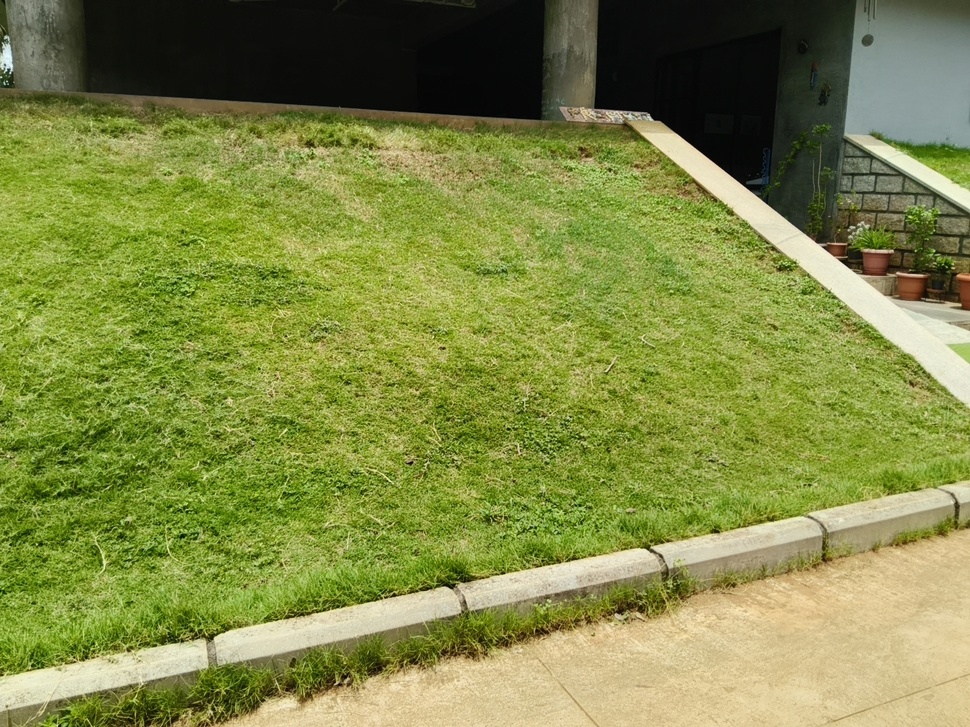
#> input picture Photos/IMG20260728122104.jpg, 970 x 727 px, shrunk from 1440 x 1080 before the run
$ python -i terrain.py   (imports and definitions only)   (older library calls are emulated)
#> lines starting #> are read from the running program, lines starting #| are printed output that depends on the picture; after the words box and inside, x2 and y2 are one past the last pixel; in counts of white or black regions, pixels touching at a corner belong together
"""
terrain.py -- terrain classification and steering decisions for the demo course.

WHY THIS REPLACES THE OLD "green = bad, brown = good" MODEL
===========================================================
The old model in autonomous_car.py used two HSV boxes: GRASS (hue 35-90) and
GROUND (hue 5-30). Measured against the actual course photos, that model fails
in three ways that matter (numbers are % of ROI pixels, measured on the site
photos in Photos/):

  surface            old:%green  old:%ground   what goes wrong
  -----------------  ----------  -----------   ----------------------------
  GRASS lawn             20.9%        52.5%    the dry/yellow-green lawn reads
                                               as DRIVABLE -> car drives onto
                                               the very lawn we must avoid
  CEMENT                  0.0%        96.6%    cement is indistinguishable
                                               from mud -> can't tell surfaces
                                               apart for sequencing
  MUD (wet)               2.1%        46.9%    wet mud falls OUT of the ground
                                               band -> car refuses to drive on
                                               a perfectly good surface

Root cause: hue alone cannot separate these. Dry grass hue (~28) sits inside
the "ground" hue band (5-30), and cement hue (~16) sits on top of mud (~17).

THE FIX -- two axes instead of one:

  1. VEGETATION is detected with the Excess-Green index (ExG), not hue:
         ExG = (2G - R - B) / (R + G + B)
     This is a standard vegetation index. It keys on green being *relatively*
     stronger than red+blue, so it survives dry/yellowed grass, shade and
     overcast light, where a fixed hue window does not.
         grass lawn : 20.9% (old)  ->  81.8% (ExG)   <-- the critical fix
         grass hill : 77.6% (old)  ->  99.8% (ExG)

  2. HARD SURFACE vs MUD is separated by SATURATION, which is what actually
     differs between them:
         cement  S ~ 39  (p10-p90: 25-56)   -> low saturation, washed out grey
         mud     S ~ 88  (p10-p90: 65-128)  -> high saturation, red-brown
     Both are drivable, but telling them apart is what lets the mission
     sequencer know which zone of the course it is in.

Resulting three classes (measured on site photos):

  class            %VEG   %HARD   %MUD    interpretation
  --------------   -----  -----   -----   ---------------------------------
  MUD court dry     0.4%   4.0%   95.6%   drivable, "mud" zone
  MUD trail         1.8%  56.3%   41.9%   drivable
  MUD wet           8.2%  82.8%    9.0%   drivable (wet mud reads low-sat)
  MUD + patchy grass 31.7% 35.9%  32.3%   DRIVABLE - see note below
  GRASS lawn       81.8%   6.0%   12.2%   KEEP OUT
  GRASS hill       99.8%   0.1%    0.1%   KEEP OUT
  CEMENT            0.0%  94.2%    5.8%   drivable, "cement" zone
  GRAVEL            7.2%  87.0%    5.9%   drivable, "gravel" zone
  LEAF LITTER      13.9%  52.8%   33.3%   drivable but hides obstacles

THE MOST IMPORTANT CONSEQUENCE: the mud course is *not* grass-free. It has
grass tufts growing all over it (31.7% vegetation). So "any green -> avoid"
would refuse to drive on the course itself. Vegetation must be treated as a
DENSITY, not a boolean: ~32% veg = drivable mud course, ~82% veg = lawn, keep
out. VEG_BLOCK_FRAC below is that threshold, and it is the single most
important tuning number in this file.
"""

import numpy as np

try:
    import cv2
except ImportError:  # allows import on machines without OpenCV for doc/tests
    cv2 = None

# ---------------------------------------------------------------------------
# TUNING -- calibrate on-site with tools/calibrate_terrain.py
# ---------------------------------------------------------------------------
EXG_VEG = 0.05      # ExG above this = vegetation. Raise if dry mud reads green.
SAT_HARD = 60       # saturation below this (and not veg) = cement/gravel
HORIZON = 0.45      # ignore the top 45% of frame (sky/buildings/far trees)

# --- TEXTURE AXIS -----------------------------------------------------------
# Colour alone CANNOT separate a smooth cement slab from grey gravel chippings:
# measured on the site photos they are only 0.14 apart in colour-mix space,
# while the zone matcher's tolerance is 0.45 -- so cement was being identified
# as gravel. Surface ROUGHNESS separates them cleanly and is independent of
# colour, so it is used as a third axis. Measured through this exact pipeline
# (exposure-normalised Laplacian std over the sub-horizon ROI, site photos):
#       cement    66      <- smooth slab
#       mud      162
#       grass    304
#       gravel   307      <- loose chippings
# cement vs gravel = 4.6x apart, which colour could not achieve.
SMOOTH_MAX = 110.0   # roughness below this = smooth hard surface (cement)
ROUGH_SCALE = 300.0  # divisor that maps raw roughness onto ~0..1 for matching

# A column is "blocked by vegetation" only above this fraction. Between the
# mud course (0.32) and the lawn (0.82); 0.55 leaves margin on both sides.
VEG_BLOCK_FRAC = 0.55
DRIVABLE_MIN = 0.35     # a column needs this much drivable surface to be usable
VEG_PENALTY = 1.5       # how hard vegetation is punished in the column score
CENTER_STICKINESS = 0.15  # prefer straight unless a side clearly beats centre

# Class ids
VEG, HARD, MUD = 0, 1, 2


def classify(bgr):
    """
    Classify every pixel of a BGR image into VEG / HARD / MUD.

    Returns (veg, hard, mud) boolean masks of the same HxW as the input.
    """
    f = bgr.astype(np.float32) / 255.0
    B, G, R = f[:, :, 0], f[:, :, 1], f[:, :, 2]
    total = B + G + R + 1e-6
    exg = (2 * G - R - B) / total                      # vegetation index

    hsv = cv2.cvtColor(bgr, cv2.COLOR_BGR2HSV)
    sat = hsv[:, :, 1].astype(np.float32)

    veg = exg > EXG_VEG
    hard = (~veg) & (sat < SAT_HARD)
    mud = (~veg) & (sat >= SAT_HARD)
    return veg, hard, mud


def roughness(bgr):
    """
    Surface roughness -- how speckled/bumpy the texture is, independent of
    colour and (because the image is normalised by its own mean) largely
    independent of exposure.

    A smooth cement slab gives a small number (~43); loose gravel or wet
    churned mud gives a large one (~200). This is the axis that tells cement
    and gravel apart when colour cannot.
    """
    g = cv2.cvtColor(bgr, cv2.COLOR_BGR2GRAY).astype(np.float32)
    g = g / (g.mean() + 1e-6) * 128.0            # normalise exposure
    return float(cv2.Laplacian(g, cv2.CV_32F, ksize=3).std())


def surface_mix(bgr, horizon=HORIZON):
    """
    What the ground in front of the car is made of.
    Used by the mission sequencer to tell WHICH ZONE the car is in
    (mud course vs gravel vs cement), independently of steering.

    Returns dict:
        veg/hard/mud : area fractions (sum to 1.0)
        rough        : raw roughness value
        rough_n      : roughness normalised to ~0..1 for zone matching
        smooth       : True if this looks like a smooth slab (cement)
    """
    h = bgr.shape[0]
    roi = bgr[int(h * horizon):, :]
    veg, hard, mud = classify(roi)
    n = float(veg.size)
    r = roughness(roi)
    return {'veg': veg.sum() / n, 'hard': hard.sum() / n, 'mud': mud.sum() / n,
            'rough': r,
            'rough_n': min(1.0, r / ROUGH_SCALE),
            'smooth': r < SMOOTH_MAX}


# [93 lines left out: functions decide_steering, debug_overlay, not called in this run]

>>> import cv2
>>> picture = cv2.imread('../../Photos/IMG20260728122104.jpg')
#> picture is the input picture: shape (727, 970, 3); mean B, G, R 70.5, 137.5, 129.1
>>> result = surface_mix(picture)
#> in classify, `B, G, R = f[:, :, 0], f[:, :, 1], f[:, :, 2]`:
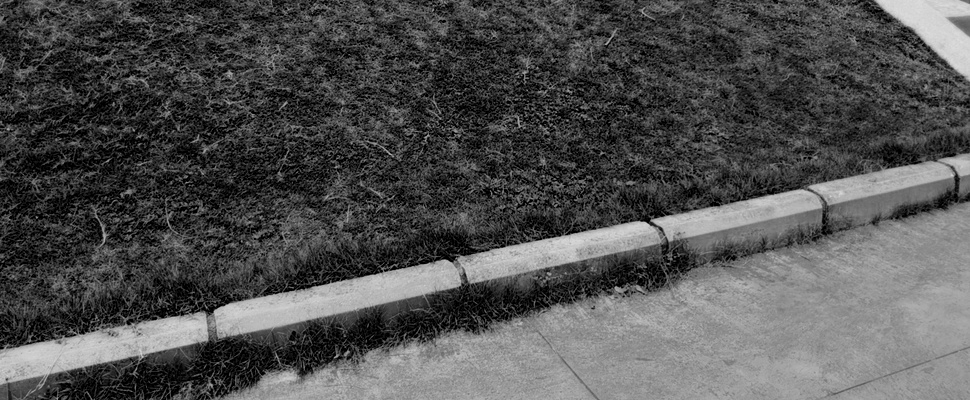
#> B: shape (400, 970) float32; min 0, max 0.871, mean 0.317
#> in classify, `B, G, R = f[:, :, 0], f[:, :, 1], f[:, :, 2]`:
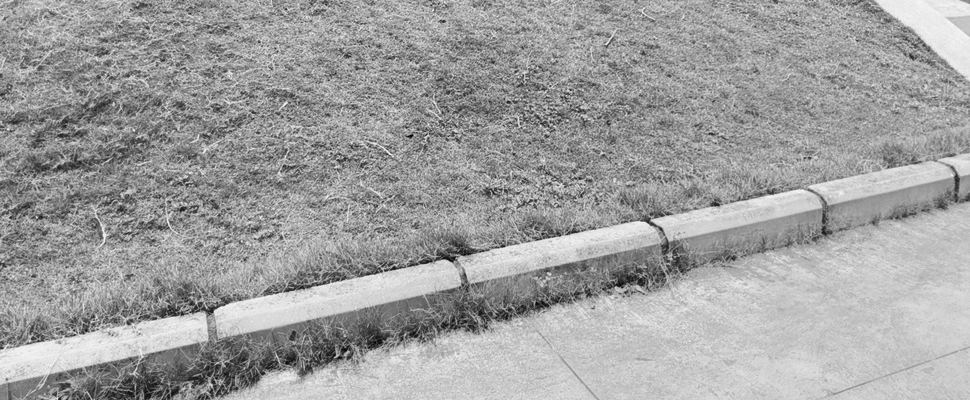
#> G: shape (400, 970) float32; min 0.0118, max 1, mean 0.626
#> in classify, `exg = (2 * G - R - B) / total`:
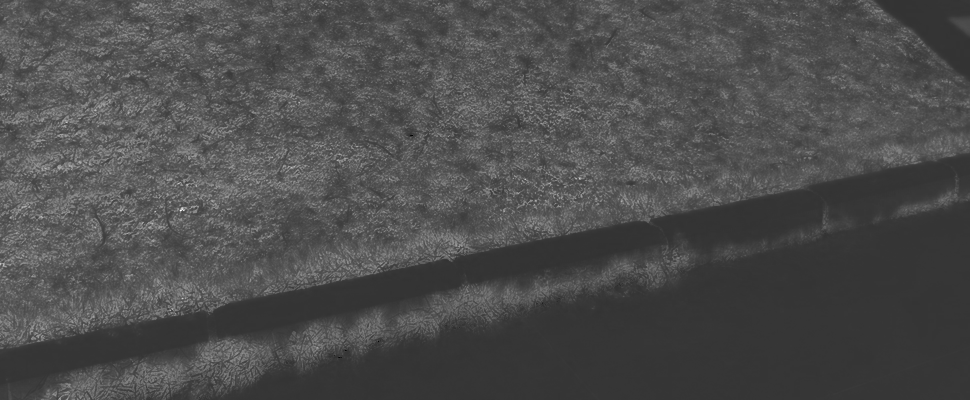
#> exg: shape (400, 970) float32; min -0.471, max 2, mean 0.284; drawn with min black and max white
#> in classify, `hsv = cv2.cvtColor(bgr, cv2.COLOR_BGR2HSV)`: hsv: shape (400, 970, 3); mean H, S, V 31.7, 143.5, 164.4
#> in classify, `sat = hsv[:, :, 1].astype(np.float32)`:
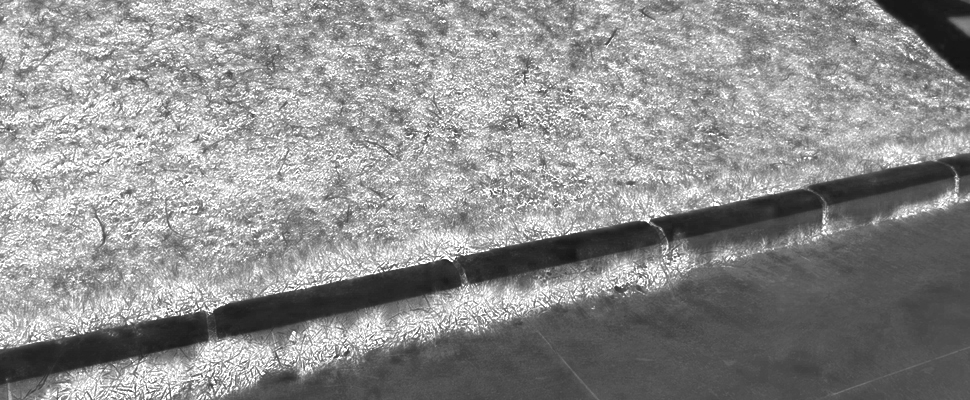
#> sat: shape (400, 970) float32; min 17, max 255, mean 143.5
#> in classify, `veg = exg > EXG_VEG`:
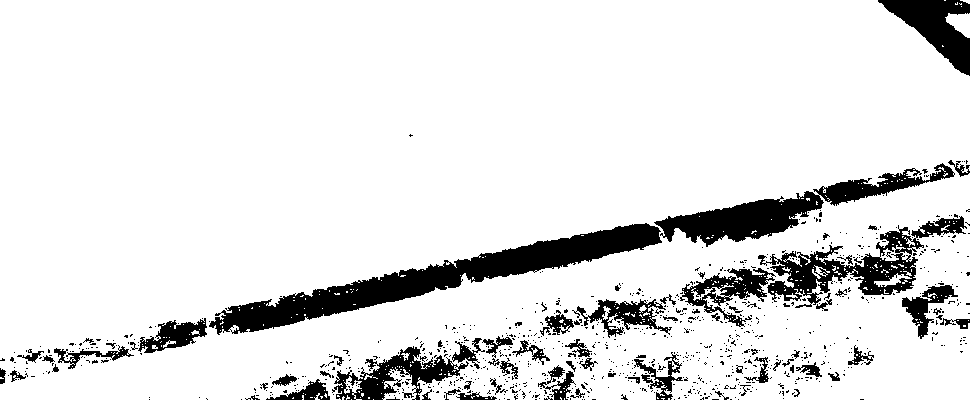
#> veg: shape (400, 970) bool; 88.9% white; 893 black regions (814 under 20 px), largest, box (x1, y1, x2, y2) and area: (209, 223, 662, 335) 11425, (654, 163, 955, 247) 6244, (758, 216, 967, 308) 5149
#> in classify, `hard = (~veg) & (sat < SAT_HARD)`: hard: shape (400, 970) bool; 5.6% white; 90 white regions (74 under 20 px), largest, box (x1, y1, x2, y2) and area: (209, 223, 661, 335) 11060, (878, 0, 970, 76) 3149, (654, 191, 823, 242) 3125
#> in classify, `mud = (~veg) & (sat >= SAT_HARD)`:
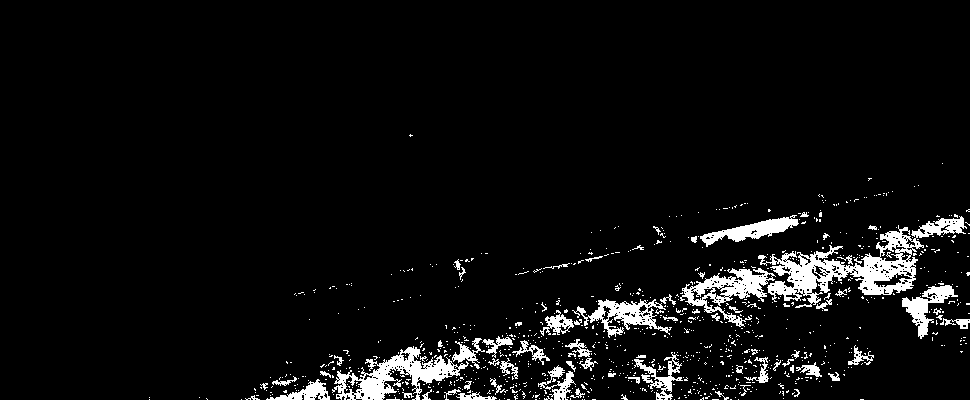
#> mud: shape (400, 970) bool; 5.6% white; 932 white regions (859 under 20 px), largest, box (x1, y1, x2, y2) and area: (758, 216, 967, 308) 5149, (332, 346, 469, 400) 2716, (680, 268, 776, 327) 1902
#> in roughness, `g = g / (g.mean() + 1e-6) * 128.0`:
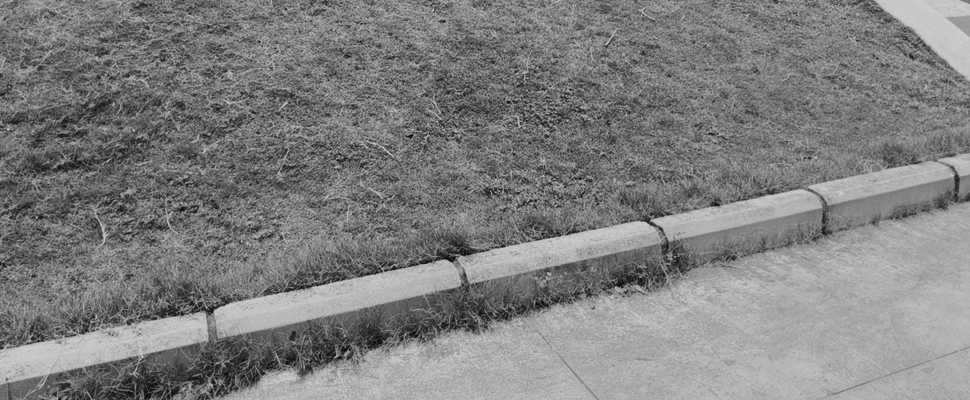
#> g: shape (400, 970) float32; min 4.32, max 212.5, mean 128
#> in surface_mix, `r = roughness(roi)`: r = 132.6
#> result = {'veg': 0.889, 'hard': 0.0557, 'mud': 0.0557, 'rough': 132.6, 'rough_n': 0.442, 'smooth': False}

$ run again, on Photos/IMG20260729132133.jpg
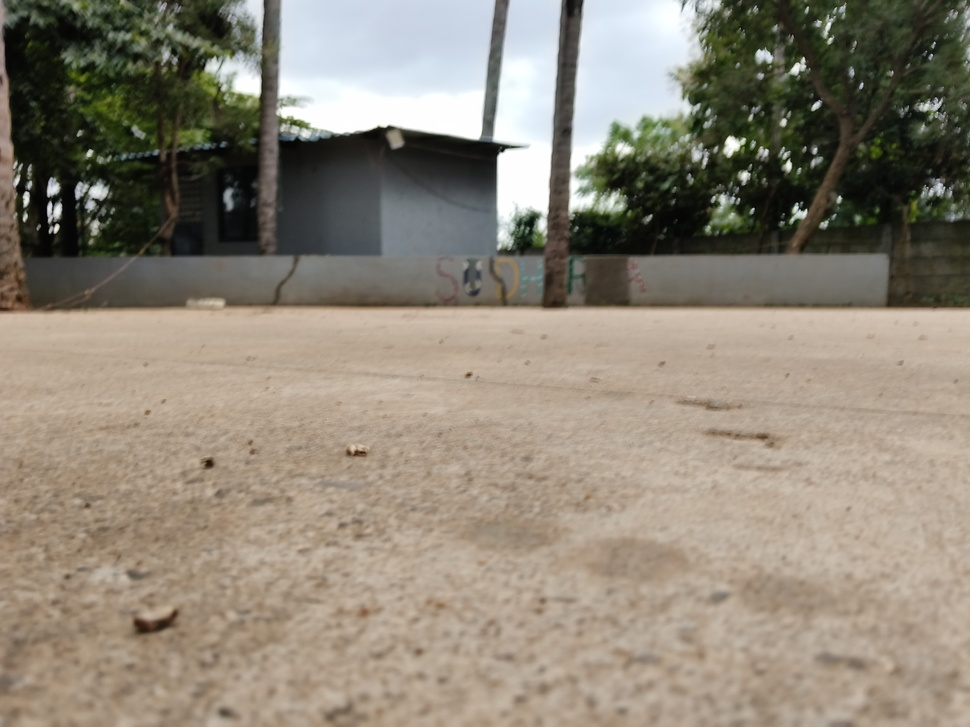
#> input picture Photos/IMG20260729132133.jpg, 970 x 727 px, shrunk from 4096 x 3072 before the run
#> picture is the input picture: shape (727, 970, 3); mean B, G, R 119.4, 133.8, 142.2
#> hsv: shape (400, 970, 3); mean H, S, V 15.7, 52.8, 176
#> in classify, `sat = hsv[:, :, 1].astype(np.float32)`:
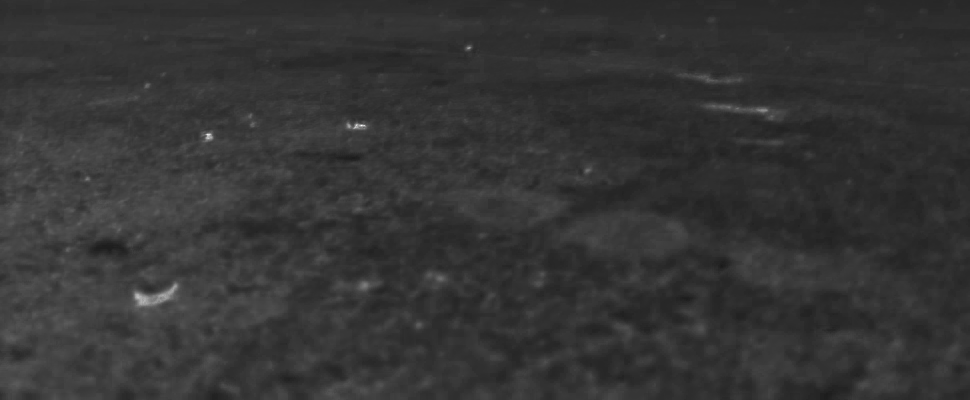
#> sat: shape (400, 970) float32; min 25, max 255, mean 52.8
#> veg: shape (400, 970) bool; every value is 0
#> in classify, `hard = (~veg) & (sat < SAT_HARD)`:
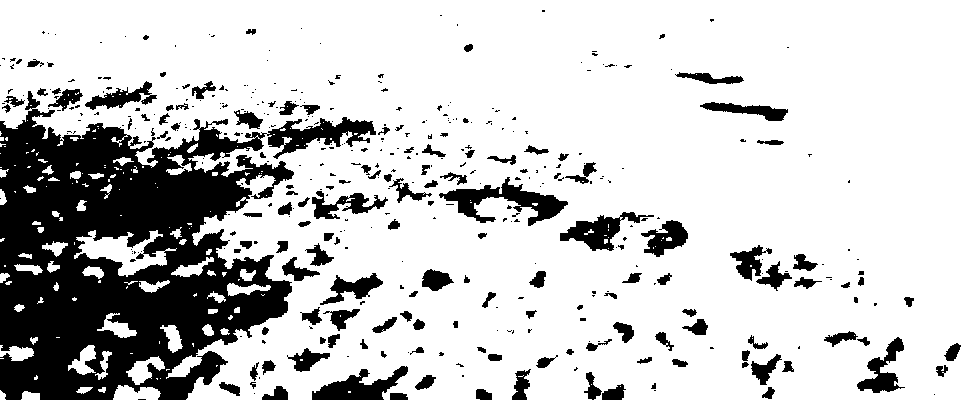
#> hard: shape (400, 970) bool; 78.7% white; 407 black regions (267 under 20 px), largest, box (x1, y1, x2, y2) and area: (0, 91, 376, 400) 56626, (439, 177, 568, 226) 2226, (312, 366, 408, 400) 1565
#> r = 12.5
#> result = {'veg': 0, 'hard': 0.787, 'mud': 0.213, 'rough': 12.5, 'rough_n': 0.0417, 'smooth': True}
